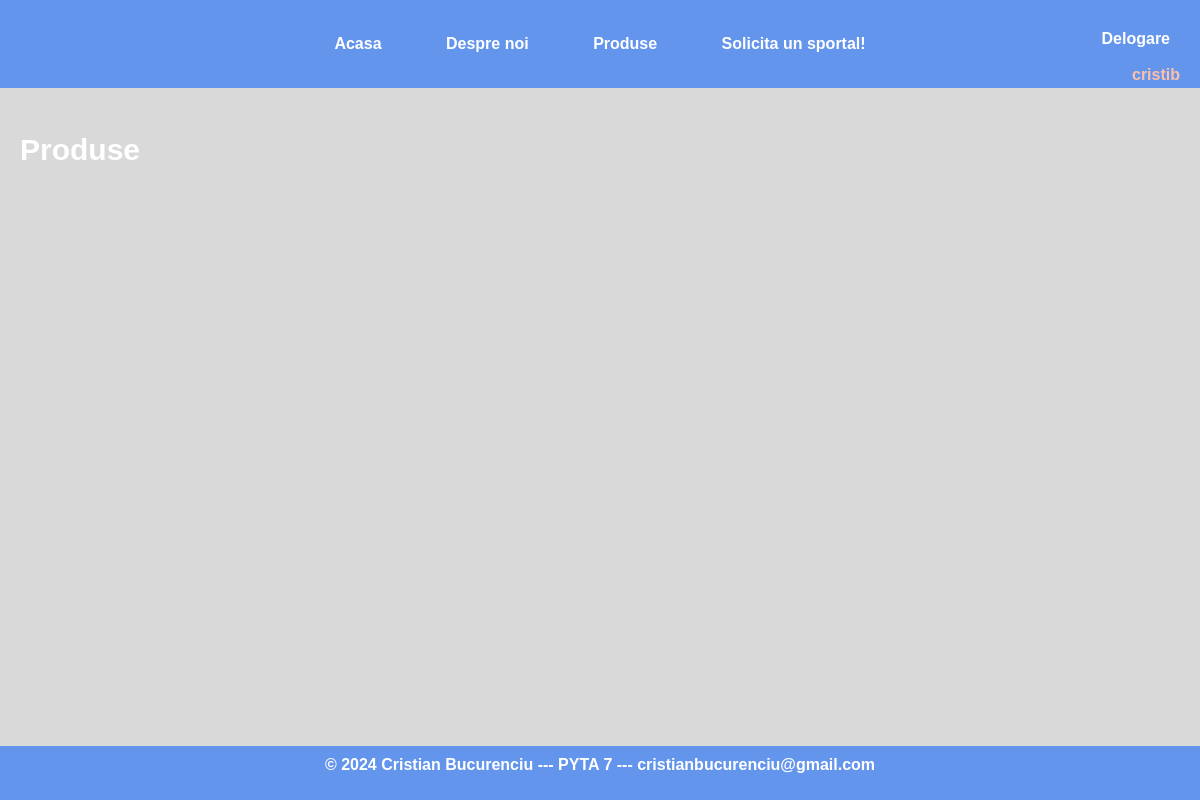
The page /produse/ (signed in) on the database as committed earlier.
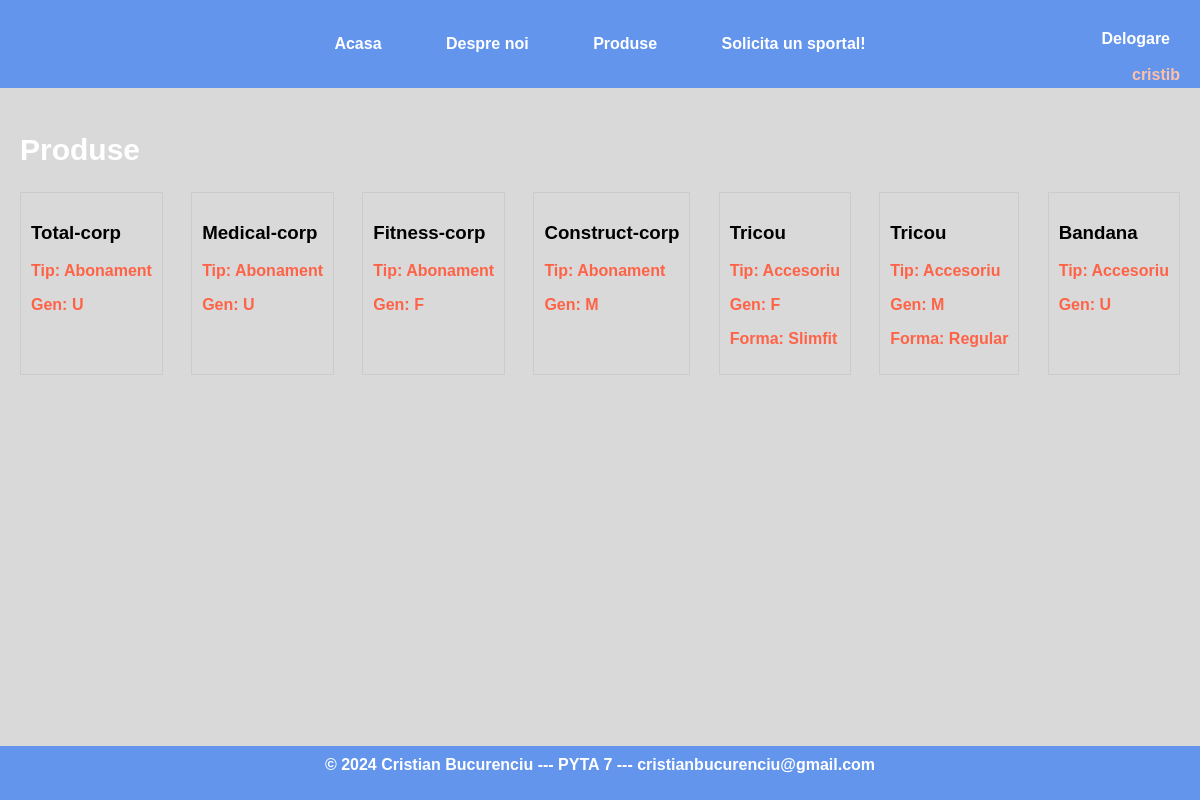
The same page on the database as committed later.
### signlog/models.py (models this page shows, shortened)
class Product(models.Model):
    name = models.CharField(max_length=50)
    type = models.CharField(max_length=50, choices=PRODUCT_TYPES)
    gender = models.CharField(max_length=1, null=False, default='')
    shape = models.CharField(max_length=100, choices=SHAPE_TYPES)

### signlog/views.py (the view)
# urls.py: path('produse/', products, name='products')
@login_required(login_url='/logare')
def products(request):
    products = Product.objects.all()
    return render(request, 'products.html', {'products': products})

### cb/templates/products.html (shortened to what this page needs)
{% extends 'base.html' %}
{% block head %}
    {{ block.super }}
{% endblock %}
{% block content %}
    <div class="title-white">
        <h2>Produse</h2>
    </div>
    <div class="product-container">
        {% for product in products %}
            <div class="product">
                <h3>{{ product.name }}</h3>
                <p>Tip: {{ product.type }}</p>
                <p>Gen: {{ product.gender }}</p>
                {% if product.shape != 'Nu se aplica' %}
                    <p>Forma: {{ product.shape }}</p>
                {% endif %}
            </div>
        {% endfor %}
    </div>
{% endblock %}

### cb/templates/base.html (shortened to what this page needs)
<!DOCTYPE html>
<html lang="en">
<head>
    {% block head %}
        {% load static %}
        <link rel="stylesheet" href="{% static 'style.css' %}" type="text/css">
    {% endblock %}
</head>
<body>
<div class="tabs">
    <a href="{% url 'signlog:index' %}" class="tab">Acasa</a>
    <a href="{% url 'signlog:about' %}" class="tab">Despre noi</a>
    {% if request.user.is_authenticated %}
        <a href="{% url 'signlog:products' %}" class="tab">Produse</a>
        <a href="{% url 'sports:all_sports' %}" class="tab">Solicita un sportal!</a>
        <div class="username-alignment">
        <p class="username-display">{{ request.user.username }}</p>
        </div>
        <div class="delog-alignment">
            <a href="{% url 'signlog:logout' %}" class="tab">Delogare</a>
        </div>
    {% else %}
        <a href="{% url 'signlog:login' %}" class="tab">Logare</a>
    {% endif %}
</div>
<div class="content">
    {% block content %}{% endblock %}
</div>
<footer class="footer">
    <p class="footer">&copy; 2024 Cristian Bucurenciu --- PYTA 7 --- cristianbucurenciu@gmail.com</p>
</footer>
</body>
</html>

### cb/static/style.css (style rules this page uses)
body { font-family: 'Arial', sans-serif; background-color: #d9d9d9; font-size: 16px; margin: 0; padding: 0; }
.tabs { background-color: #6495ED; overflow: hidden; padding: 25px; text-align: center; }
.tab { display: inline-block; margin: 0 10px; color: white; font-weight: bold; text-decoration: none; padding: 10px 20px; border-radius: 5px; transition: 0.3s background-color; }
.delog-alignment { text-align: right; position: absolute; top: 20px; right: 0; }
.username-alignment { text-align: right; position: absolute; top: 50px; right: 20px; }
.username-display { color: #FFC0A8; }
.content { padding: 20px; }
p { color: #FF6347; font-weight: bold; font-size: 16px; }
.title-white { font-size: 20px; color: white; font-weight: bold; margin-bottom: 20px; }
.product-container { display: flex; flex-wrap: wrap; justify-content: space-between; }
.product { margin-bottom: 20px; border: 1px solid #ccc; padding: 10px; box-sizing: border-box; }
.footer { position: fixed; bottom: 0; width: 100%; background-color: #6495ED; color: white; text-align: center; padding: 10px 0; }

### cb/templates/products.html (style rules this page uses)
.product-container { display: flex; flex-wrap: wrap; justify-content: space-between; }
.product { margin-bottom: 20px; border: 1px solid #ccc; padding: 10px; box-sizing: border-box; }

Rows that differ between the two databases and show on the page:
added Product: name "Total-corp", type "Abonament", gender "U"
added Product: name "Medical-corp", type "Abonament", gender "U"
added Product: name "Fitness-corp", type "Abonament", gender "F"
added Product: name "Construct-corp", type "Abonament", gender "M"
added Product: name "Tricou", type "Accesoriu", gender "F", shape "Slimfit"
added Product: name "Tricou", type "Accesoriu", gender "M", shape "Regular"
added Product: name "Bandana", type "Accesoriu", gender "U"
